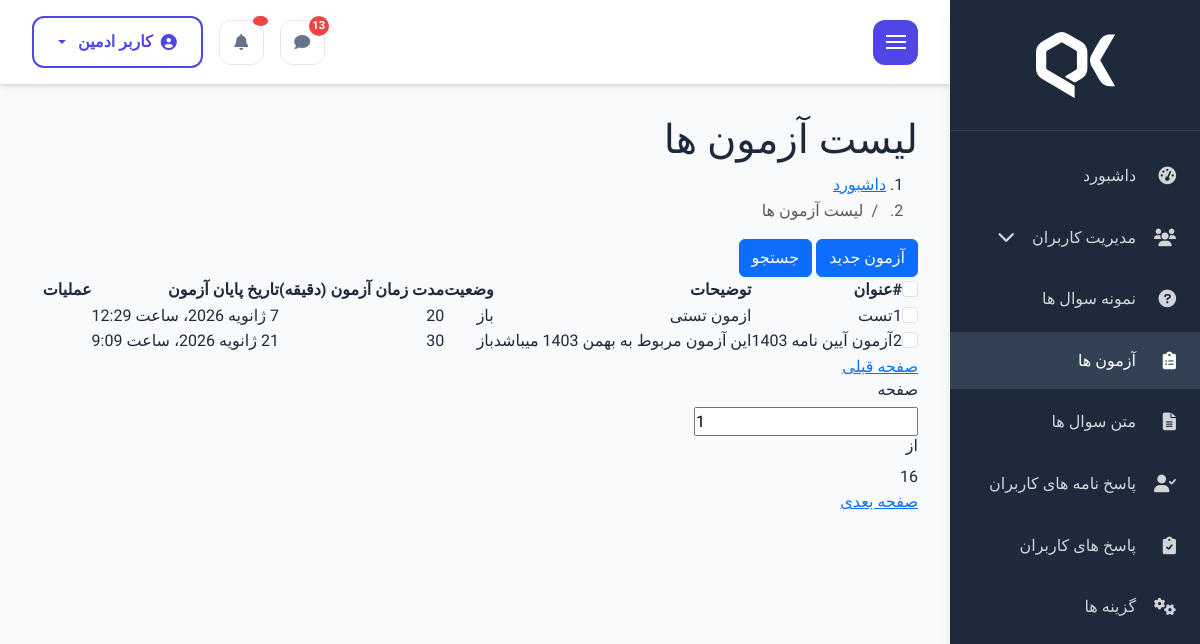
The page /quiz/quiz-list-dashboard (signed in) on the database as committed earlier.
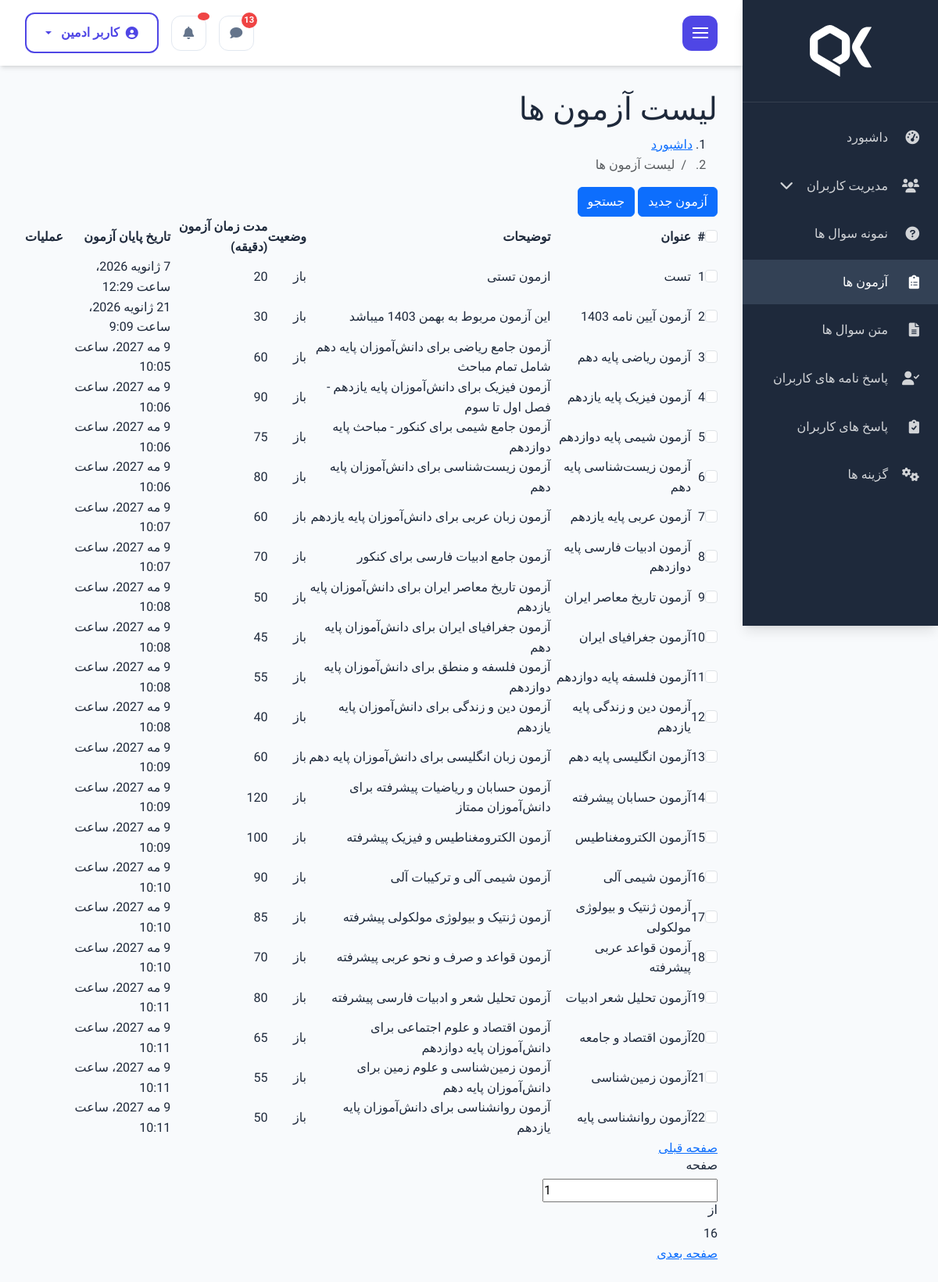
The same page on the database as committed later.
### quizbuilder_module/models.py (models this page shows, shortened)
class Quiz(QuizStartedSmsMixin, models.Model):
    title = models.CharField(verbose_name='عنوان', max_length=255)
    desc = models.TextField(verbose_name='توضیحات', max_length=500)
    status = models.CharField(verbose_name='وضعیت', default='open', choices=QUIZ_STATUS.CHOICES, max_length=50)
    time = models.PositiveIntegerField(verbose_name='مدت زمان آزمون (دقیقه)', null=True, blank=True)
    expire_time = models.DateTimeField(verbose_name='تاریخ پایان آزمون', null=True, blank=True)
    class Meta:
        verbose_name = 'آزمون'
        verbose_name_plural = 'آزمون ها'

### quizbuilder_module/views.py (the view)
# urls.py: path('quiz-list-dashboard', views.QuizListDashboard.as_view(), name='quiz_list_dashboard'),
class QuizListDashboard(AdminRequiredMixin, ListView):
    Model = Quiz
    template_name = 'quizbuilder_module/quiz_list_dashboard.html'
    context_object_name = 'quizs'
    def get_queryset(self):
        quizs = Quiz.objects.all()
        return quizs
    def get_context_data(self , **kwargs):
        context = super().get_context_data(**kwargs)
        return context

### quizbuilder_module/templates/quizbuilder_module/quiz_list_dashboard.html (shortened to what the changed rows need)
{% extends 'layout/_master.html' %}
{% block content %}
<body>
<div class="main-body-content">
    <div class="main-header">
                    <div class="inner">
                        <div class="title">
                            <h1>لیست آزمون ها</span>
                            </h1>
                        </div>
                    </div>
                </div>
    <div class="main-inner">
                    <div class="table-responsive">
                        <table class="table-custom">
                            <thead>
                                <tr>
                                    <th scope="col">
                                        <div class="checkbox-group m-0">
                                            <input class="form-check-input" type="checkbox" value=""
                                                id="checbox-select-all">
                                        </div>
                                    </th>
                                    <th scope="col">#</th>
                                    <th scope="col">عنوان</th>
                                    <th scope="col">توضیحات</th>
                                    <th scope="col">وضعیت</th>
                                    <th scope="col">مدت زمان آزمون (دقیقه)</th>
                                    <th scope="col">تاریخ پایان آزمون</th>
                                    <th scope="col">عملیات</th>
                                </tr>
                            </thead>
                            <tbody>
                                {% for quiz in quizs %}
                                	<tr>
                                    <td scope="row">
                                        <div class="checkbox-group m-0">
                                            <input class="form-check-input" type="checkbox" value=""
                                                id="checbox-select-1">
                                        </div>
                                    </td>
                                    <td scope="row">{{ forloop.counter }}</td>
                                    <td>{{ quiz.title }}</td>
                                    <td>{{ quiz.desc }}</td>
                                    <td>{% if quiz.status %}
                                    	باز
                                        {% else %}
                                        بسته
                                    {% endif %} </td>
                                    <td>{{ quiz.time }}</td>
                                    <td>{{ quiz.expire_time }}</td>
                                    <td>
                                    </td>
                                </tr>
                                {% endfor %}
                            </tbody>
                        </table>
                    </div>
                </div>
</div>
</body>
{% endblock %}

Rows that differ between the two databases and show on the page:
added Quiz: title "آزمون ریاضی پایه دهم", desc "آزمون جامع ریاضی برای دانش‌آموزان پایه دهم شامل تمام مباحث", status "باز", time "60", expire_time "9 مه 2027، ساعت 10:05"
added Quiz: title "آزمون فیزیک پایه یازدهم", desc "آزمون فیزیک برای دانش‌آموزان پایه یازدهم - فصل اول تا سوم", status "باز", time "90", expire_time "9 مه 2027، ساعت 10:06"
added Quiz: title "آزمون شیمی پایه دوازدهم", desc "آزمون جامع شیمی برای کنکور - مباحث پایه دوازدهم", status "باز", time "75", expire_time "9 مه 2027، ساعت 10:06"
added Quiz: title "آزمون زیست‌شناسی پایه دهم", desc "آزمون زیست‌شناسی برای دانش‌آموزان پایه دهم", status "باز", time "80", expire_time "9 مه 2027، ساعت 10:06"
added Quiz: title "آزمون عربی پایه یازدهم", desc "آزمون زبان عربی برای دانش‌آموزان پایه یازدهم", status "باز", time "60", expire_time "9 مه 2027، ساعت 10:07"
added Quiz: title "آزمون ادبیات فارسی پایه دوازدهم", desc "آزمون جامع ادبیات فارسی برای کنکور", status "باز", time "70", expire_time "9 مه 2027، ساعت 10:07"
added Quiz: title "آزمون تاریخ معاصر ایران", desc "آزمون تاریخ معاصر ایران برای دانش‌آموزان پایه یازدهم", status "باز", time "50", expire_time "9 مه 2027، ساعت 10:08"
added Quiz: title "آزمون جغرافیای ایران", desc "آزمون جغرافیای ایران برای دانش‌آموزان پایه دهم", status "باز", time "45", expire_time "9 مه 2027، ساعت 10:08"
added Quiz: title "آزمون فلسفه پایه دوازدهم", desc "آزمون فلسفه و منطق برای دانش‌آموزان پایه دوازدهم", status "باز", time "55", expire_time "9 مه 2027، ساعت 10:08"
added Quiz: title "آزمون دین و زندگی پایه یازدهم", desc "آزمون دین و زندگی برای دانش‌آموزان پایه یازدهم", status "باز", time "40", expire_time "9 مه 2027، ساعت 10:08"
added Quiz: title "آزمون انگلیسی پایه دهم", desc "آزمون زبان انگلیسی برای دانش‌آموزان پایه دهم", status "باز", time "60", expire_time "9 مه 2027، ساعت 10:09"
added Quiz: title "آزمون حسابان پیشرفته", desc "آزمون حسابان و ریاضیات پیشرفته برای دانش‌آموزان ممتاز", status "باز", time "120", expire_time "9 مه 2027، ساعت 10:09"
added Quiz: title "آزمون الکترومغناطیس", desc "آزمون الکترومغناطیس و فیزیک پیشرفته", status "باز", time "100", expire_time "9 مه 2027، ساعت 10:09"
added Quiz: title "آزمون شیمی آلی", desc "آزمون شیمی آلی و ترکیبات آلی", status "باز", time "90", expire_time "9 مه 2027، ساعت 10:10"
added Quiz: title "آزمون ژنتیک و بیولوژی مولکولی", desc "آزمون ژنتیک و بیولوژی مولکولی پیشرفته", status "باز", time "85", expire_time "9 مه 2027، ساعت 10:10"
added Quiz: title "آزمون قواعد عربی پیشرفته", desc "آزمون قواعد و صرف و نحو عربی پیشرفته", status "باز", time "70", expire_time "9 مه 2027، ساعت 10:10"
added Quiz: title "آزمون تحلیل شعر ادبیات", desc "آزمون تحلیل شعر و ادبیات فارسی پیشرفته", status "باز", time "80", expire_time "9 مه 2027، ساعت 10:11"
added Quiz: title "آزمون اقتصاد و جامعه", desc "آزمون اقتصاد و علوم اجتماعی برای دانش‌آموزان پایه دوازدهم", status "باز", time "65", expire_time "9 مه 2027، ساعت 10:11"
added Quiz: title "آزمون زمین‌شناسی", desc "آزمون زمین‌شناسی و علوم زمین برای دانش‌آموزان پایه دهم", status "باز", time "55", expire_time "9 مه 2027، ساعت 10:11"
added Quiz: title "آزمون روانشناسی پایه", desc "آزمون روانشناسی برای دانش‌آموزان پایه یازدهم", status "باز", time "50", expire_time "9 مه 2027، ساعت 10:11"
